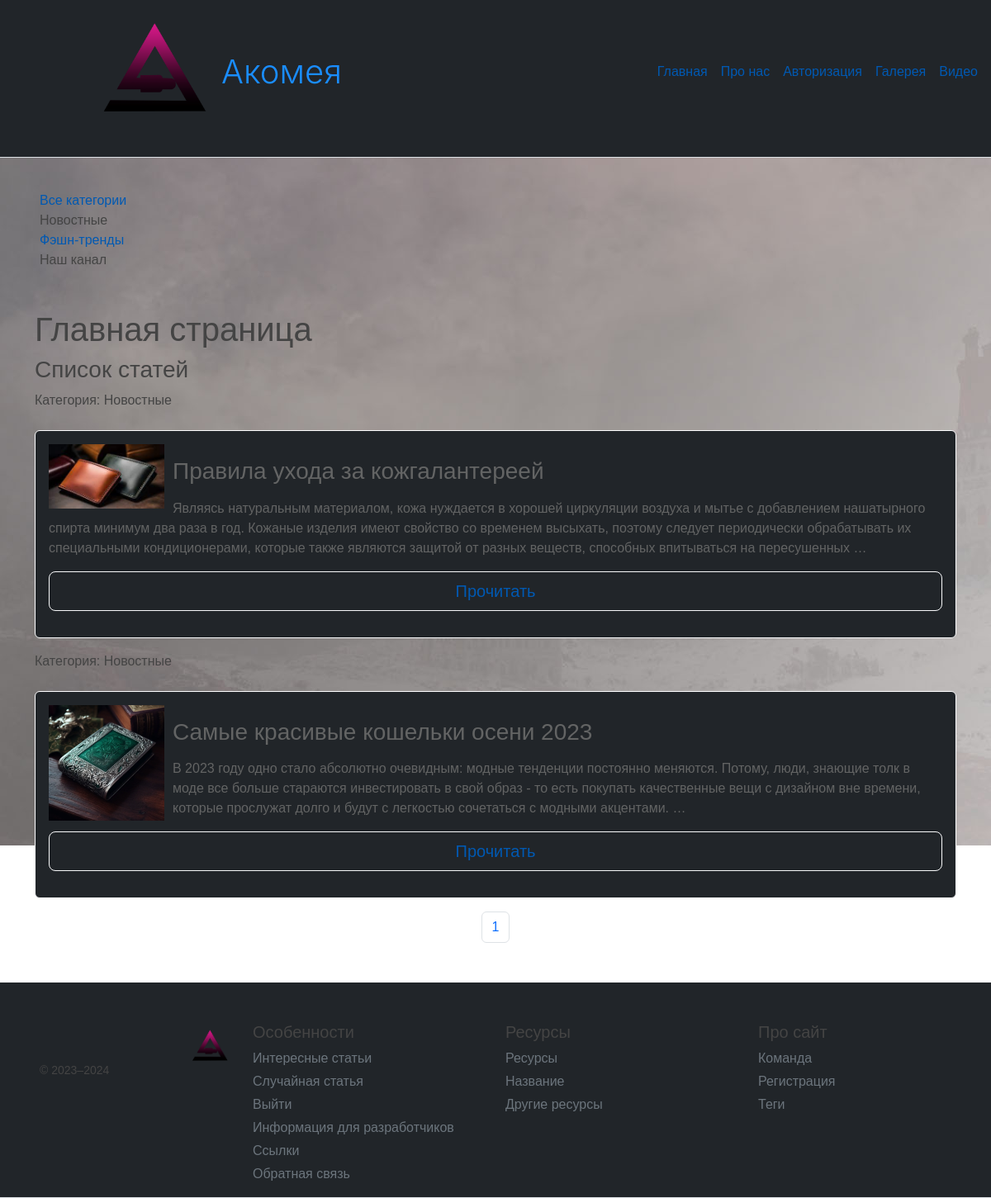
Screenshot of /category/3/ with the database file from the repository.
### main/models.py (models this page shows, shortened)
class Category(models.Model):
    name = models.CharField(max_length=100, db_index=True, verbose_name="Категория")
    slug = models.SlugField(unique=True, max_length=255, db_index=True, verbose_name="URL")
    objects = models.Manager()
    def __str__(self):
        return self.name
    def get_absolute_url(self):
        return reverse('category', kwargs={'cat_id': self.pk})
    class Meta:
        verbose_name = 'Категория'
        verbose_name_plural = 'Категории'
        ordering = ['id']

class New(models.Model):
    title = models.CharField('Название', max_length=50)
    posts = models.TextField('Описание')
    slug = models.SlugField(unique=True, max_length=255, db_index=True, verbose_name="URL")
    photo = models.ImageField(upload_to="photos/", verbose_name="Фото")
    time_create = models.DateTimeField(auto_now_add=True, verbose_name="Время создания")
    time_update = models.DateTimeField(auto_now=True, verbose_name="Время изменения")
    is_published = models.BooleanField(default=True, verbose_name="Публикация")
    cat = models.ForeignKey('Category', on_delete=models.PROTECT, verbose_name="Категории")
    objects = models.Manager()
    def get_absolute_url(self):
        return reverse('post', kwargs={'post_slug': self.slug})
    class Meta:
        verbose_name = 'Статья'
        verbose_name_plural = 'Статьи'
        permissions = (("can_create", "create"),)

### main/views.py (the view)
# urls.py: path('category/<int:cat_id>/',views.show_category, name='category'),
def show_category(request, cat_id):
    posts = New.objects.filter(cat_id=cat_id)
    paginator = Paginator(posts, 2)
    page_number = request.GET.get('page')
    page_obj = paginator.get_page(page_number)
    cats = Category.objects.all()
    if len(posts) == 0:
        raise Http404()
    context = {
        'page_obj': page_obj,
        'posts': posts,
        'cats': cats,
        'title': 'Виды походов',
        'cat_selected': cat_id,
    }
    return render(request, 'main/index.html', context=context)

### main/templates/main/index.html (shortened to what this page needs)
{% extends 'main/base.html' %}
{% block content %}
    <h1>Главная страница</h1>
    <h3>Список статей</h3>
    {% if posts %}
        {% for post in page_obj %}
            <p class="first ">Категория: {{post.cat}}</p>
            <div class="alert alert-light mt-4 bg-dark ">
                <p><img class="img-article-left thumb" src="{{post.photo.url}}" width="370" align="middle"></p>
                <h3>{{ post.title }}</h3>
                <p>{{ post.posts|linebreaks|truncatewords:45 }}</p>
                <p class="w-100 btn btn-lg btn-outline-light "><a href="{{ post.get_absolute_url }}">Прочитать</a></p>
            </div>
        {% endfor %}
    {% else %}
        <p>Нет записей</p>
    {% endif %}
{% endblock %}

### main/templates/main/base.html (shortened to what this page needs)
{% load static %}
<!DOCTYPE html>
<html lang="ru">
<head>
    <link rel="stylesheet" href="https://cdn.jsdelivr.net/npm/bootstrap@5.2.3/dist/css/bootstrap.min.css">
    <link type="text/css" href="{% static 'main/css/styles.css' %}" rel="stylesheet" />
</head>
<body style="background-image:url('/static/main/images/low.jpg'); background-repeat: no-repeat">
    <div class="d-flex flex-column flex-md-row align-items-center pb-3 mb-4 border-bottom bg-dark">
      <a href="/" class="d-flex align-items-center link-body-emphasis text-decoration-none">
        <svg xmlns="http://www.w3.org/2000/svg" width="100" height="32" class="me-2" viewBox="0 0 118 94" role="img"><title>Акомея</title></svg>
          <img src="/static/main/images/logo.png" width="160px">
        <span class="fs-1">Акомея</span>
      </a>
      <nav class="d-inline-flex mt-2 mt-md-0 ms-md-auto bg-dark" data-bs-theme="dark" >
        <a class="me-3 py-2 link-body-emphasis text-decoration-none" href="{% url 'home' %}">Главная</a>
        <a class="me-3 py-2 link-body-emphasis text-decoration-none" href="{% url 'about' %}">Про нас</a>
          <a class="me-3 py-2 link-body-emphasis text-decoration-none" href="{% url 'login' %}">Авторизация</a>
          <a class="me-3 py-2 link-body-emphasis text-decoration-none" href="{% url 'gallery' %}">Галерея</a>
          <a class="me-3 py-2 link-body-emphasis text-decoration-none" href="{% url 'video' %}">Видео</a>
      </nav>
    </div>
	<div class="d-flex flex-column flex-shrink-0 p-3 " style="width: 180px;">
	<ul id="leftchapters" style="list-style-type: none">
{% if cat_selected == 0 %}
		<li class="selected">Все категории</li>
{% else %}
		<li><a href="{% url 'home' %}">Все категории</a></li>
{% endif %}
{% for c in cats %}
	{% if c.pk == cat_selected %}
		<li class="selected">{{c.name}}</li>
	{% else %}
		<li><a href="{{ c.get_absolute_url }}">{{c.name}}</a></li>
	{% endif %}
{% endfor %}
		<li class="share">
		<p>Наш канал</p>
		</li>
	</ul>
</div>
<div class="container">
    {% block content %}
    {% endblock %}
</div>
    <nav aria-label="Search results pages">
        <ul class="pagination justify-content-center">
            {% for el in page_obj.paginator.page_range %}
                <li class="page-item">
                    <a class="page-link" href="?page={{el}}">{{el}}</a>
                </li>
            {% endfor %}
        </ul>
    </nav>
</body>
<footer>
    <footer class="pt-4 my-md-5 pt-md-5 border-bottom bg-dark">
    <div class="row ">
      <div class="col-12 col-md ">
        <img class="mb-2 " src="/static/main/images/logo2.png" alt="Акомея, все права защищены" width="55" height="55" align="right">
        <small class="d-block p-5 text-body-secondary ">© 2023–2024</small>
      </div>
      <div class="col-6 col-md bg-dark">
        <h5>Особенности</h5>
        <ul class="list-unstyled text-small">
          <li class="mb-1"><a class="link-secondary text-decoration-none" href="#">Интересные статьи</a></li>
          <li class="mb-1"><a class="link-secondary text-decoration-none" href="#">Случайная статья</a></li>
          <li class="mb-1"><a class="link-secondary text-decoration-none" href="{% url 'logout' %}">Выйти</a></li>
          <li class="mb-1"><a class="link-secondary text-decoration-none" href="#">Информация для разработчиков</a></li>
          <li class="mb-1"><a class="link-secondary text-decoration-none" href="#">Ссылки</a></li>
          <li class="mb-1"><a class="link-secondary text-decoration-none" href="#">Обратная связь</a></li>
        </ul>
      </div>
      <div class="col-6 col-md">
        <h5>Ресурсы</h5>
        <ul class="list-unstyled text-small">
          <li class="mb-1"><a class="link-secondary text-decoration-none" href="#">Ресурсы</a></li>
          <li class="mb-1"><a class="link-secondary text-decoration-none" href="#">Название</a></li>
          <li class="mb-1"><a class="link-secondary text-decoration-none" href="#">Другие ресурсы</a></li>
        </ul>
      </div>
      <div class="col-6 col-md">
        <h5>Про сайт</h5>
        <ul class="list-unstyled text-small">
          <li class="mb-1"><a class="link-secondary text-decoration-none" href="#">Команда</a></li>
          <li class="mb-1"><a class="link-secondary text-decoration-none" href="{% url 'register' %}">Регистрация</a></li>
          <li class="mb-1"><a class="link-secondary text-decoration-none" href="#">Теги</a></li>
        </ul>
      </div>
    </div>
    </footer>
</footer>
</html>

### main/static/main/css/styles.css (style rules this page uses)
html, body { font-family: 'Arial'; margin: 0; padding: 0; height: 100%; width: 100%; color: #444; }
a { color: #0059b2; text-decoration: none; }
img { max-width: 600px; height: auto; }
img.img-article-left { max-width: 300px; height: auto; float: left; padding: 0 10px 10px 0; }
img.img-article-left.thumb { max-width: 150px; height: auto; }

### main/templates/main/base.html (style rules this page uses)
.fs-1 { font-size: 7rem; font-weight: 300; font-family: -apple-system,BlinkMacSystemFont,"Segoe UI",Roboto,"Helvetica Neue",Arial,"Noto Sans",sans-serif,"Apple Color Emoji","Segoe UI Emoji","Segoe UI Symbol","Noto Color Emoji"; }

### rows the page displays
Category: name "Новостные"
Category: name "Фэшн-тренды"
New: cat "Новостные", photo (picture), title "Правила ухода за кожгалантереей", posts "Являясь натуральным материалом, кожа нуждается в хорошей циркуляции воздуха и мытье с добавлением нашатырного спирта минимум два раза в год. Кожаные изделия имеют свойство со временем высыхать, поэтому следует периодически обрабатывать их специальными кондиционерами, которые также являются защитой от разных веществ, способных впитываться на пересушенных …"
New: cat "Новостные", photo (picture), title "Самые красивые кошельки осени 2023", posts "В 2023 году одно стало абсолютно очевидным: модные тенденции постоянно меняются. Потому, люди, знающие толк в моде все больше стараются инвестировать в свой образ - то есть покупать качественные вещи с дизайном вне времени, которые прослужат долго и будут с легкостью сочетаться с модными акцентами. …"

### other values shown
{{ el }} "1"
